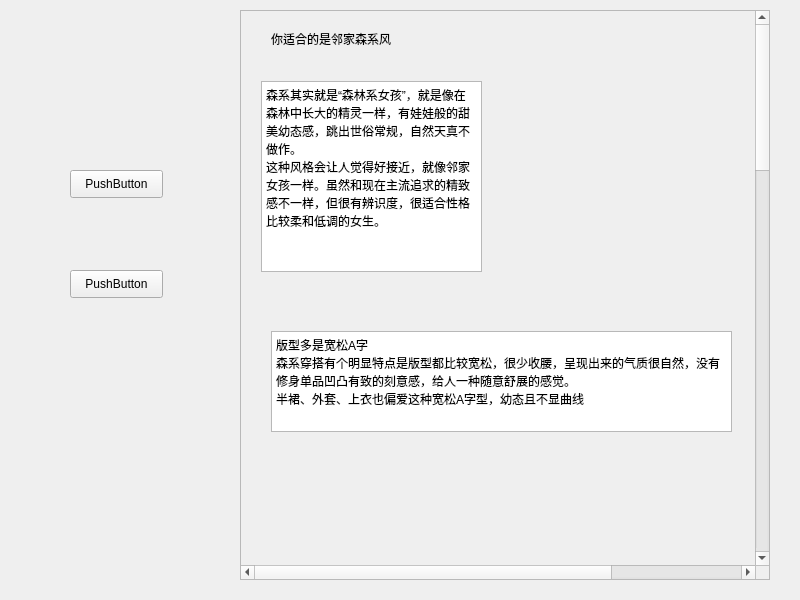
<?xml version="1.0" encoding="UTF-8"?>
<ui version="4.0">
 <class>w_s_t</class>
 <widget class="QWidget" name="w_s_t">
  <property name="geometry">
   <rect>
    <x>0</x>
    <y>0</y>
    <width>800</width>
    <height>600</height>
   </rect>
  </property>
  <property name="minimumSize">
   <size>
    <width>800</width>
    <height>600</height>
   </size>
  </property>
  <property name="maximumSize">
   <size>
    <width>800</width>
    <height>600</height>
   </size>
  </property>
  <property name="windowTitle">
   <string>Form</string>
  </property>
  <widget class="QScrollArea" name="scrollArea">
   <property name="geometry">
    <rect>
     <x>240</x>
     <y>10</y>
     <width>530</width>
     <height>570</height>
    </rect>
   </property>
   <property name="verticalScrollBarPolicy">
    <enum>Qt::ScrollBarAlwaysOn</enum>
   </property>
   <property name="horizontalScrollBarPolicy">
    <enum>Qt::ScrollBarAlwaysOn</enum>
   </property>
   <property name="widgetResizable">
    <bool>false</bool>
   </property>
   <widget class="QWidget" name="scrollAreaWidgetContents">
    <property name="geometry">
     <rect>
      <x>0</x>
      <y>0</y>
      <width>700</width>
      <height>2000</height>
     </rect>
    </property>
    <property name="minimumSize">
     <size>
      <width>500</width>
      <height>50</height>
     </size>
    </property>
    <widget class="QLabel" name="label">
     <property name="geometry">
      <rect>
       <x>30</x>
       <y>20</y>
       <width>181</width>
       <height>16</height>
      </rect>
     </property>
     <property name="text">
      <string>你适合的是邻家森系风</string>
     </property>
    </widget>
    <widget class="QTextBrowser" name="textBrowser">
     <property name="geometry">
      <rect>
       <x>20</x>
       <y>70</y>
       <width>221</width>
       <height>191</height>
      </rect>
     </property>
     <property name="html">
      <string>&lt;!DOCTYPE HTML PUBLIC &quot;-//W3C//DTD HTML 4.0//EN&quot; &quot;http://www.w3.org/TR/REC-html40/strict.dtd&quot;&gt;
&lt;html&gt;&lt;head&gt;&lt;meta name=&quot;qrichtext&quot; content=&quot;1&quot; /&gt;&lt;style type=&quot;text/css&quot;&gt;
p, li { white-space: pre-wrap; }
&lt;/style&gt;&lt;/head&gt;&lt;body style=&quot; font-family:'SimSun'; font-size:9pt; font-weight:400; font-style:normal;&quot;&gt;
&lt;p style=&quot; margin-top:0px; margin-bottom:0px; margin-left:0px; margin-right:0px; -qt-block-indent:0; text-indent:0px;&quot;&gt;森系其实就是“森林系女孩”，就是像在森林中长大的精灵一样，有娃娃般的甜美幼态感，跳出世俗常规，自然天真不做作。&lt;/p&gt;
&lt;p style=&quot; margin-top:0px; margin-bottom:0px; margin-left:0px; margin-right:0px; -qt-block-indent:0; text-indent:0px;&quot;&gt;这种风格会让人觉得好接近，就像邻家女孩一样。虽然和现在主流追求的精致感不一样，但很有辨识度，很适合性格比较柔和低调的女生。&lt;/p&gt;&lt;/body&gt;&lt;/html&gt;</string>
     </property>
    </widget>
    <widget class="QLabel" name="label_2">
     <property name="geometry">
      <rect>
       <x>260</x>
       <y>40</y>
       <width>221</width>
       <height>261</height>
      </rect>
     </property>
     <property name="text">
      <string/>
     </property>
    </widget>
    <widget class="QTextBrowser" name="textBrowser_2">
     <property name="geometry">
      <rect>
       <x>30</x>
       <y>320</y>
       <width>461</width>
       <height>101</height>
      </rect>
     </property>
     <property name="html">
      <string>&lt;!DOCTYPE HTML PUBLIC &quot;-//W3C//DTD HTML 4.0//EN&quot; &quot;http://www.w3.org/TR/REC-html40/strict.dtd&quot;&gt;
&lt;html&gt;&lt;head&gt;&lt;meta name=&quot;qrichtext&quot; content=&quot;1&quot; /&gt;&lt;style type=&quot;text/css&quot;&gt;
p, li { white-space: pre-wrap; }
&lt;/style&gt;&lt;/head&gt;&lt;body style=&quot; font-family:'SimSun'; font-size:9pt; font-weight:400; font-style:normal;&quot;&gt;
&lt;p style=&quot; margin-top:0px; margin-bottom:0px; margin-left:0px; margin-right:0px; -qt-block-indent:0; text-indent:0px;&quot;&gt;版型多是宽松A字&lt;/p&gt;
&lt;p style=&quot; margin-top:0px; margin-bottom:0px; margin-left:0px; margin-right:0px; -qt-block-indent:0; text-indent:0px;&quot;&gt;森系穿搭有个明显特点是版型都比较宽松，很少收腰，呈现出来的气质很自然，没有修身单品凹凸有致的刻意感，给人一种随意舒展的感觉。&lt;/p&gt;
&lt;p style=&quot; margin-top:0px; margin-bottom:0px; margin-left:0px; margin-right:0px; -qt-block-indent:0; text-indent:0px;&quot;&gt;半裙、外套、上衣也偏爱这种宽松A字型，幼态且不显曲线&lt;/p&gt;&lt;/body&gt;&lt;/html&gt;</string>
     </property>
    </widget>
    <widget class="QLabel" name="label_3">
     <property name="geometry">
      <rect>
       <x>30</x>
       <y>430</y>
       <width>451</width>
       <height>221</height>
      </rect>
     </property>
     <property name="text">
      <string/>
     </property>
    </widget>
    <widget class="QTextBrowser" name="textBrowser_3">
     <property name="geometry">
      <rect>
       <x>30</x>
       <y>660</y>
       <width>461</width>
       <height>131</height>
      </rect>
     </property>
     <property name="html">
      <string>&lt;!DOCTYPE HTML PUBLIC &quot;-//W3C//DTD HTML 4.0//EN&quot; &quot;http://www.w3.org/TR/REC-html40/strict.dtd&quot;&gt;
&lt;html&gt;&lt;head&gt;&lt;meta name=&quot;qrichtext&quot; content=&quot;1&quot; /&gt;&lt;style type=&quot;text/css&quot;&gt;
p, li { white-space: pre-wrap; }
&lt;/style&gt;&lt;/head&gt;&lt;body style=&quot; font-family:'SimSun'; font-size:9pt; font-weight:400; font-style:normal;&quot;&gt;
&lt;p style=&quot; margin-top:0px; margin-bottom:0px; margin-left:0px; margin-right:0px; -qt-block-indent:0; text-indent:0px;&quot;&gt;柔软长线条，材质天然&lt;/p&gt;
&lt;p style=&quot;-qt-paragraph-type:empty; margin-top:0px; margin-bottom:0px; margin-left:0px; margin-right:0px; -qt-block-indent:0; text-indent:0px;&quot;&gt;&lt;br /&gt;&lt;/p&gt;
&lt;p style=&quot; margin-top:0px; margin-bottom:0px; margin-left:0px; margin-right:0px; -qt-block-indent:0; text-indent:0px;&quot;&gt;森系风也有种飘逸文艺的气质，很适合用柔软长线条来营造这种感觉。&lt;/p&gt;
&lt;p style=&quot; margin-top:0px; margin-bottom:0px; margin-left:0px; margin-right:0px; -qt-block-indent:0; text-indent:0px;&quot;&gt;▲ 不过个子太小的话最好注意一下腰线，看起来没那么松垮。比如穿宽松A字长裙的时候，有一根腰带标记出腰线。或者长裙+外套的时候，针织外套稍微短一些别太拖沓。&lt;/p&gt;
&lt;p style=&quot;-qt-paragraph-type:empty; margin-top:0px; margin-bottom:0px; margin-left:0px; margin-right:0px; -qt-block-indent:0; text-indent:0px;&quot;&gt;&lt;br /&gt;&lt;/p&gt;&lt;/body&gt;&lt;/html&gt;</string>
     </property>
    </widget>
    <widget class="QLabel" name="label_4">
     <property name="geometry">
      <rect>
       <x>30</x>
       <y>800</y>
       <width>451</width>
       <height>251</height>
      </rect>
     </property>
     <property name="text">
      <string/>
     </property>
    </widget>
    <widget class="QTextBrowser" name="textBrowser_4">
     <property name="geometry">
      <rect>
       <x>30</x>
       <y>1060</y>
       <width>461</width>
       <height>41</height>
      </rect>
     </property>
     <property name="html">
      <string>&lt;!DOCTYPE HTML PUBLIC &quot;-//W3C//DTD HTML 4.0//EN&quot; &quot;http://www.w3.org/TR/REC-html40/strict.dtd&quot;&gt;
&lt;html&gt;&lt;head&gt;&lt;meta name=&quot;qrichtext&quot; content=&quot;1&quot; /&gt;&lt;style type=&quot;text/css&quot;&gt;
p, li { white-space: pre-wrap; }
&lt;/style&gt;&lt;/head&gt;&lt;body style=&quot; font-family:'SimSun'; font-size:9pt; font-weight:400; font-style:normal;&quot;&gt;
&lt;p style=&quot; margin-top:0px; margin-bottom:0px; margin-left:0px; margin-right:0px; -qt-block-indent:0; text-indent:0px;&quot;&gt;材质最好选棉麻、羊毛羊绒，软糯轻柔更有邻家感，同时也比较天然，更容易突出森系的氛围：&lt;/p&gt;&lt;/body&gt;&lt;/html&gt;</string>
     </property>
    </widget>
    <widget class="QLabel" name="label_5">
     <property name="geometry">
      <rect>
       <x>30</x>
       <y>1110</y>
       <width>451</width>
       <height>201</height>
      </rect>
     </property>
     <property name="text">
      <string/>
     </property>
    </widget>
    <widget class="QTextBrowser" name="textBrowser_5">
     <property name="geometry">
      <rect>
       <x>30</x>
       <y>1320</y>
       <width>461</width>
       <height>61</height>
      </rect>
     </property>
     <property name="html">
      <string>&lt;!DOCTYPE HTML PUBLIC &quot;-//W3C//DTD HTML 4.0//EN&quot; &quot;http://www.w3.org/TR/REC-html40/strict.dtd&quot;&gt;
&lt;html&gt;&lt;head&gt;&lt;meta name=&quot;qrichtext&quot; content=&quot;1&quot; /&gt;&lt;style type=&quot;text/css&quot;&gt;
p, li { white-space: pre-wrap; }
&lt;/style&gt;&lt;/head&gt;&lt;body style=&quot; font-family:'SimSun'; font-size:9pt; font-weight:400; font-style:normal;&quot;&gt;
&lt;p style=&quot; margin-top:0px; margin-bottom:0px; margin-left:0px; margin-right:0px; -qt-block-indent:0; text-indent:0px;&quot;&gt;如果是人工痕迹太明显的材质，这份随性自然感就打折扣了：&lt;/p&gt;
&lt;p style=&quot; margin-top:0px; margin-bottom:0px; margin-left:0px; margin-right:0px; -qt-block-indent:0; text-indent:0px;&quot;&gt;▲ 像牛仔材质不仅硬朗，还有水洗这样的加工痕迹，就不太适合这种风格的女生。&lt;/p&gt;&lt;/body&gt;&lt;/html&gt;</string>
     </property>
    </widget>
    <widget class="QLabel" name="label_6">
     <property name="geometry">
      <rect>
       <x>30</x>
       <y>1390</y>
       <width>461</width>
       <height>281</height>
      </rect>
     </property>
     <property name="text">
      <string/>
     </property>
    </widget>
    <widget class="QTextBrowser" name="textBrowser_6">
     <property name="geometry">
      <rect>
       <x>30</x>
       <y>1680</y>
       <width>461</width>
       <height>71</height>
      </rect>
     </property>
     <property name="html">
      <string>&lt;!DOCTYPE HTML PUBLIC &quot;-//W3C//DTD HTML 4.0//EN&quot; &quot;http://www.w3.org/TR/REC-html40/strict.dtd&quot;&gt;
&lt;html&gt;&lt;head&gt;&lt;meta name=&quot;qrichtext&quot; content=&quot;1&quot; /&gt;&lt;style type=&quot;text/css&quot;&gt;
p, li { white-space: pre-wrap; }
&lt;/style&gt;&lt;/head&gt;&lt;body style=&quot; font-family:'SimSun'; font-size:9pt; font-weight:400; font-style:normal;&quot;&gt;
&lt;p style=&quot; margin-top:0px; margin-bottom:0px; margin-left:0px; margin-right:0px; -qt-block-indent:0; text-indent:0px;&quot;&gt;这些森系元素，这样穿才不会过时老土&lt;/p&gt;
&lt;p style=&quot; margin-top:0px; margin-bottom:0px; margin-left:0px; margin-right:0px; -qt-block-indent:0; text-indent:0px;&quot;&gt;前面也说过，邻家森系风很喜欢一些特定元素，比如花朵刺绣、大地色碎花、民族风印花、格纹等，都是比较复古的。&lt;/p&gt;&lt;/body&gt;&lt;/html&gt;</string>
     </property>
    </widget>
    <widget class="QLabel" name="label_7">
     <property name="geometry">
      <rect>
       <x>30</x>
       <y>1770</y>
       <width>441</width>
       <height>221</height>
      </rect>
     </property>
     <property name="text">
      <string/>
     </property>
    </widget>
    <widget class="QTextBrowser" name="textBrowser_7">
     <property name="geometry">
      <rect>
       <x>60</x>
       <y>2070</y>
       <width>551</width>
       <height>41</height>
      </rect>
     </property>
     <property name="html">
      <string>&lt;!DOCTYPE HTML PUBLIC &quot;-//W3C//DTD HTML 4.0//EN&quot; &quot;http://www.w3.org/TR/REC-html40/strict.dtd&quot;&gt;
&lt;html&gt;&lt;head&gt;&lt;meta name=&quot;qrichtext&quot; content=&quot;1&quot; /&gt;&lt;style type=&quot;text/css&quot;&gt;
p, li { white-space: pre-wrap; }
&lt;/style&gt;&lt;/head&gt;&lt;body style=&quot; font-family:'SimSun'; font-size:9pt; font-weight:400; font-style:normal;&quot;&gt;
&lt;p style=&quot; margin-top:0px; margin-bottom:0px; margin-left:0px; margin-right:0px; -qt-block-indent:0; text-indent:0px;&quot;&gt;还有不少甜美风元素，比如娃娃领、蕾丝、蛋糕裙摆等等。&lt;/p&gt;&lt;/body&gt;&lt;/html&gt;</string>
     </property>
    </widget>
    <widget class="QLabel" name="label_8">
     <property name="geometry">
      <rect>
       <x>100</x>
       <y>2170</y>
       <width>471</width>
       <height>161</height>
      </rect>
     </property>
     <property name="text">
      <string>TextLabel</string>
     </property>
    </widget>
   </widget>
  </widget>
  <widget class="QPushButton" name="pushButton_2">
   <property name="geometry">
    <rect>
     <x>70</x>
     <y>170</y>
     <width>93</width>
     <height>28</height>
    </rect>
   </property>
   <property name="text">
    <string>PushButton</string>
   </property>
  </widget>
  <widget class="QPushButton" name="pushButton_3">
   <property name="geometry">
    <rect>
     <x>70</x>
     <y>270</y>
     <width>93</width>
     <height>28</height>
    </rect>
   </property>
   <property name="text">
    <string>PushButton</string>
   </property>
  </widget>
 </widget>
 <resources/>
 <connections/>
</ui>
